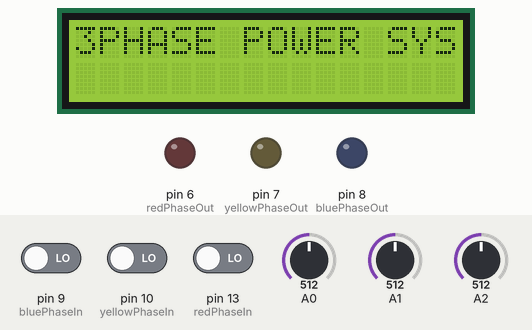
This sketch was run on a simulated Arduino Uno, built with avr-gcc and run on an emulated ATmega328P. Parts: 16×2 character LCD, output pins drawn as LEDs (lit = HIGH). The inputs (shaded band) are chosen by the test bench; at power-on: pin 9 (bluePhaseIn) LOW, pin 10 (yellowPhaseIn) LOW, pin 13 (redPhaseIn) LOW, A2 = 512, A0 = 512, A1 = 512. What the sketch prints to the serial monitor is not drawn.

Above: at 7.2 s.
7.3 s: pin 9 (bluePhaseIn) driven HIGH
At 8.9 s:
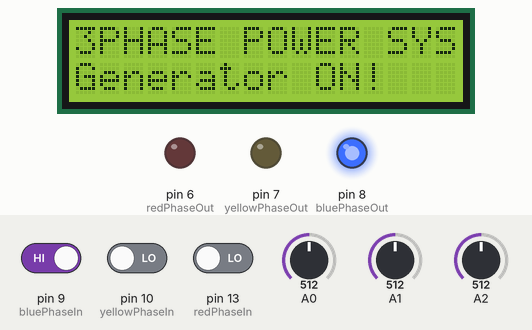
10.3 s: pin 10 (yellowPhaseIn) driven HIGH
At 12.3 s:
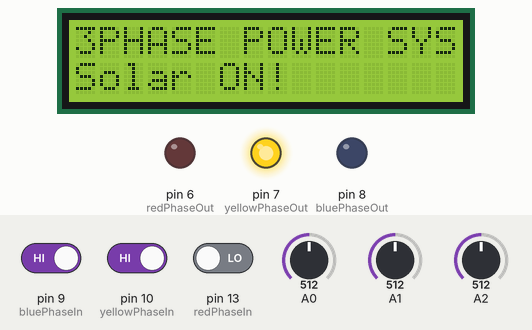
13.3 s: pin 13 (redPhaseIn) driven HIGH
At 15.0 s:
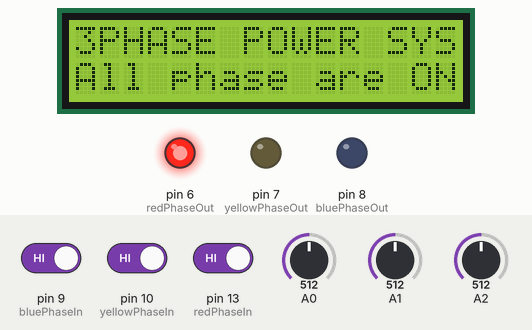
16.3 s: A2 set to 716
At 17.0 s:
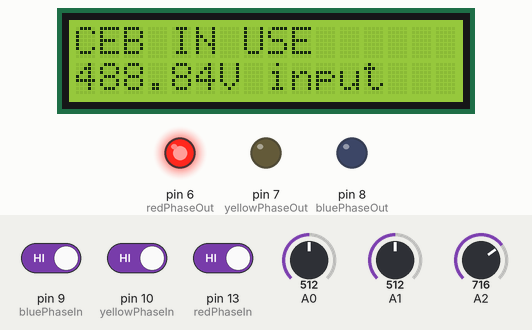
18.0 s: pin 9 (bluePhaseIn) driven LOW
At 19.4 s:
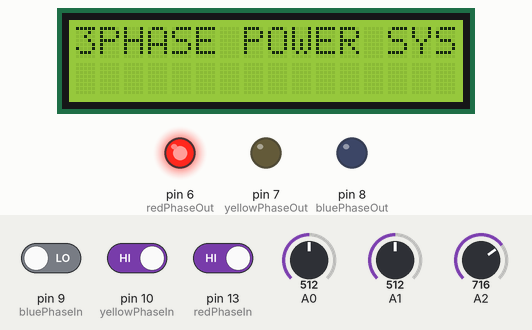
21.0 s: A2 set to 900
At 22.2 s:
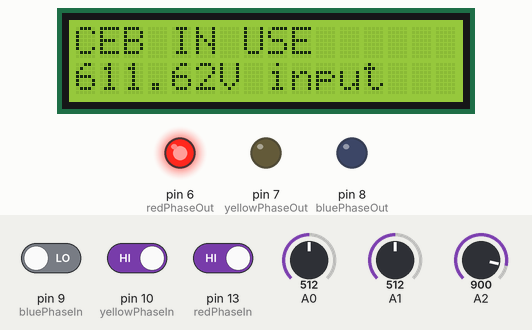
Timing chart, 0 to 23.7 s (numbered marks = the images above; inputs shaded):
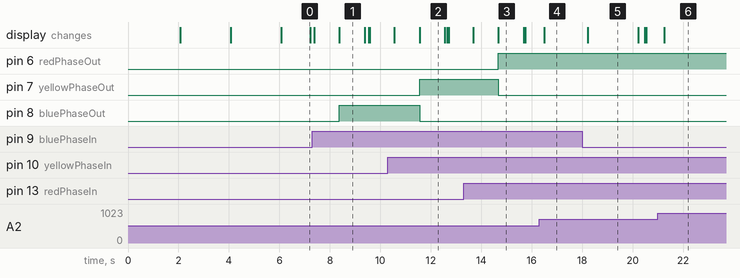

Measured:
- after the input at 7.3 s, pin 8 (bluePhaseOut): LOW → HIGH after 1.1 s; the display: first changes after 0.08 s (image 1 shows a later state)
- after the input at 10.3 s, pin 7 (yellowPhaseOut): LOW → HIGH after 1.3 s; pin 8 (bluePhaseOut): HIGH → LOW after 1.3 s; the display: first changes after 0.26 s (image 2 shows a later state)
- after the input at 13.3 s, pin 6 (redPhaseOut): LOW → HIGH after 1.4 s; pin 7 (yellowPhaseOut): HIGH → LOW after 1.4 s; the display: first changes after 0.38 s (image 3 shows a later state)
- after the input at 16.3 s, the display: changes after 0.20 s (image 4)
- after the input at 18.0 s, the display: changes after 0.23 s (image 5)
- after the input at 21.0 s, the display: changes after 0.24 s (image 6)
- what the display in image 0 shows lasts 1.1 s, from 6.1 s to 7.2 s

The sketch:

ATS_C_CODE.ino
```cpp
/*
╔═══╦════╦═══╗
║╔═╗║╔╗╔╗║╔═╗║
║║─║╠╝║║╚╣╚══╗
║╚═╝║─║║─╚══╗║
║╔═╗║─║║─║╚═╝║
╚╝─╚╝─╚╝─╚═══╝

DATE
2022/8/30
*/
#include <LiquidCrystal.h>
const int rs = 12, en = 11, d4 = 5, d5 = 4, d6 = 3, d7 = 2;
LiquidCrystal lcd(rs, en, d4, d5, d6, d7);

//delay
int d1 = 1000;
float CalVal = 11.08433;

//Timing variables
unsigned long previousMillis = 0;
const long interval = 200;          //Interval to read voltages

// input pins
const int redPhaseIn = 13;
const int yellowPhaseIn = 10;
const int bluePhaseIn = 9;

// output pins
const int redPhaseOut = 6;
const int yellowPhaseOut = 7;
const int bluePhaseOut = 8;

// variable for reading input phase status. initial false
bool redState = false;
bool yellowState = false;
bool blueState = false;
bool allPhaseOn = false;

//variable states initial low
int redPhaseState = LOW;
int yellowPhaseState = LOW;
int bluePhaseState = LOW;


void setup() {

//set pins
pinMode(redPhaseIn, INPUT);
pinMode(yellowPhaseIn, INPUT);
pinMode(bluePhaseIn, INPUT);

pinMode(redPhaseOut, OUTPUT);
pinMode(yellowPhaseOut, OUTPUT);
pinMode(bluePhaseOut, OUTPUT);

pinMode(A0,INPUT);
pinMode(A1,INPUT);
pinMode(A2,INPUT);

//Initialize serial monitor
Serial.begin(9600);
Serial.println("3 PHASE AUTOMATIC CHANGE OVER SYSTEM");
delay (2000);
Serial.println("Processing available PHASE lines...");
  // initialize the LCD
  analogWrite(8,25);
  lcd.begin(16, 2);
  lcd.print("3PHASE POWER SYS!");
  delay(2000);
  lcd.setCursor(0,1);
  lcd.print("Initializing sys");
  digitalWrite ( redPhaseOut,LOW);
  digitalWrite ( yellowPhaseOut,LOW);
  digitalWrite ( bluePhaseOut,LOW);
  delay(2000);
}

void loop() {
  //millis for multi taskig
   unsigned long currentMillis = millis();
  //check state of each input
     redPhaseState = digitalRead(redPhaseIn);
     yellowPhaseState = digitalRead(yellowPhaseIn);
     bluePhaseState = digitalRead(bluePhaseIn);
/*
╔═══╦╗╔╗─╔═══╦╗
║╔═╗║║║║─║╔═╗║║
║║─║║║║║─║╚═╝║╚═╦══╦══╦══╗
║╚═╝║║║║─║╔══╣╔╗║╔╗║══╣║═╣
║╔═╗║╚╣╚╗║║──║║║║╔╗╠══║║═╣
╚╝─╚╩═╩═╝╚╝──╚╝╚╩╝╚╩══╩══╝
*/
  if ( redPhaseState == HIGH && yellowPhaseState == HIGH && bluePhaseState == HIGH && currentMillis - previousMillis >= interval && allPhaseOn == false )
  {
    allPhaseOn = checkallPhase();
    previousMillis = currentMillis;
    Serial.println("All Phase are On");
    lcd.clear();
    lcd.setCursor (0,0); // set to line 1, char 0
    lcd.print("3PHASE POWER SYS");

    delay (d1);
    lcd.setCursor (0,1); // set to line 1, char 0
    lcd.print("All phase are ON!");
    digitalWrite ( redPhaseOut,HIGH);
    digitalWrite ( yellowPhaseOut,LOW);
    digitalWrite ( bluePhaseOut,LOW);
    delay (d1);
    lcd.clear();
    while(allPhaseOn == true){

        lcd.setCursor (0,0); // set to line 1, char 0
        lcd.print("CEB IN USE");
        lcd.setCursor (0,1); // set to line 1, char 0
        lcd.print(voltageReading(A2));
        lcd.setCursor(6,1);
        lcd.print("V input");
        allPhaseOn = checkallPhase();
    }
   }
   else{
/*
╔═══╗────╔╗╔═══╦╗
║╔═╗║────║║║╔═╗║║
║╚═╝╠══╦═╝║║╚═╝║╚═╦══╦══╦══╗
║╔╗╔╣║═╣╔╗║║╔══╣╔╗║╔╗║══╣║═╣
║║║╚╣║═╣╚╝║║║──║║║║╔╗╠══║║═╣
╚╝╚═╩══╩══╝╚╝──╚╝╚╩╝╚╩══╩══╝
*/

    if ( redPhaseState == HIGH)
      {
      Serial.println("CEB is on");

    lcd.clear();
    lcd.setCursor (0,0); // set to line 1, char 0
    lcd.print("3PHASE POWER SYS");

    delay (d1);

    digitalWrite ( redPhaseOut,HIGH);
    digitalWrite ( yellowPhaseOut,LOW);
    digitalWrite ( bluePhaseOut,LOW);
    delay (d1);
    lcd.clear();

    while( checkRedPhase()== true && checkallPhase() == false ){

      lcd.setCursor (0,0); // set to line 1, char 0
      lcd.print("CEB IN USE");
      lcd.setCursor (0,1); // set to line 1, char 0
      lcd.print(voltageReading(A2));
      lcd.setCursor(6,1);
      lcd.print("V input");
      redState = checkRedPhase();
    }
      }
/*
╔╗──╔╗─╔╗╔╗─────────╔═══╦╗
║╚╗╔╝║─║║║║─────────║╔═╗║║
╚╗╚╝╔╩═╣║║║╔══╦╗╔╗╔╗║╚═╝║╚═╦══╦══╦══╗
─╚╗╔╣║═╣║║║║╔╗║╚╝╚╝║║╔══╣╔╗║╔╗║══╣║═╣
──║║║║═╣╚╣╚╣╚╝╠╗╔╗╔╝║║──║║║║╔╗╠══║║═╣
──╚╝╚══╩═╩═╩══╝╚╝╚╝─╚╝──╚╝╚╩╝╚╩══╩══╝
*/
      else if ( yellowPhaseState == HIGH  )
      {

       Serial.println("Solar is on");
        lcd.clear();
    lcd.setCursor (0,0); // set to line 1, char 0
    lcd.print("3PHASE POWER SYS");

    delay (d1);
    lcd.setCursor (0,1); // set to line 1, char 0
    lcd.print("Solar ON!");
    digitalWrite ( redPhaseOut,LOW);
    digitalWrite ( yellowPhaseOut,HIGH);
    digitalWrite ( bluePhaseOut,LOW);
    delay (d1);
    lcd.clear();

    while(checkYellowPhase() == true && checkRedPhase()==false ){
      lcd.setCursor (0,0); // set to line 1, char 0
      lcd.print("Solar ON!");
      lcd.setCursor (0,1); // set to line 1, char 0
      lcd.print(voltageReading(A1));
      lcd.setCursor(6,1);
      lcd.print("V input");
      yellowState = checkYellowPhase();
    }

      }
/*
╔══╗╔╗───────╔═══╦╗
║╔╗║║║───────║╔═╗║║
║╚╝╚╣║╔╗╔╦══╗║╚═╝║╚═╦══╦══╦══╗
║╔═╗║║║║║║║═╣║╔══╣╔╗║╔╗║══╣║═╣
║╚═╝║╚╣╚╝║║═╣║║──║║║║╔╗╠══║║═╣
╚═══╩═╩══╩══╝╚╝──╚╝╚╩╝╚╩══╩══╝
*/
      else if ( bluePhaseState == HIGH)
      {
       Serial.println("Generator is on");
        lcd.clear();
    lcd.setCursor (0,0); // set to line 1, char 0
    lcd.print("3PHASE POWER SYS");

    delay (d1);
    lcd.setCursor (0,1); // set to line 1, char 0
    lcd.print("Generator ON!");
    digitalWrite ( redPhaseOut,LOW);
    digitalWrite ( yellowPhaseOut,LOW);
    digitalWrite ( bluePhaseOut,HIGH);
    delay (d1);
    lcd.clear();

    while(checkBluePhase()== true &&  checkRedPhase()==false && checkYellowPhase()== false ){
      lcd.setCursor (0,0); // set to line 1, char 0
      lcd.print("Generator IS ON!");
      lcd.setCursor (0,1); // set to line 1, char 0
      lcd.print(voltageReading(A0));
      lcd.setCursor(6,1);
      lcd.print("V input");
      blueState = checkBluePhase();
    }
      }
/*
╔═══╦╗──╔╗───╔═══╦╗─╔╦═══╦═══╦═══╗╔═══╦═══╦═══╗
║╔═╗║║──║║───║╔═╗║║─║║╔═╗║╔═╗║╔══╝║╔═╗║╔══╣╔══╝
║║─║║║──║║───║╚═╝║╚═╝║║─║║╚══╣╚══╗║║─║║╚══╣╚══╗
║╚═╝║║─╔╣║─╔╗║╔══╣╔═╗║╚═╝╠══╗║╔══╝║║─║║╔══╣╔══╝
║╔═╗║╚═╝║╚═╝║║║──║║─║║╔═╗║╚═╝║╚══╗║╚═╝║║──║║
╚╝─╚╩═══╩═══╝╚╝──╚╝─╚╩╝─╚╩═══╩═══╝╚═══╩╝──╚╝
*/
      else
      {
        Serial.println("All phases are off");
         lcd.clear();
    lcd.setCursor (0,0); // set to line 1, char 0
    lcd.print("3PHASE POWER SYS");

    delay (d1);

    digitalWrite ( redPhaseOut,LOW);
    digitalWrite ( yellowPhaseOut,LOW);
    digitalWrite ( bluePhaseOut,LOW);

    while(checkRedPhase()==false && checkYellowPhase()==false && checkBluePhase()==false){
    lcd.setCursor (0,1); // set to line 1, char 0
    lcd.print("ALL PHASE OFF!");
    }


      }
      }

}
/*
╔═══╦╗─╔╦═╗─╔╦═══╦════╦══╦═══╦═╗─╔╦═══╗
║╔══╣║─║║║╚╗║║╔═╗║╔╗╔╗╠╣╠╣╔═╗║║╚╗║║╔═╗║
║╚══╣║─║║╔╗╚╝║║─╚╩╝║║╚╝║║║║─║║╔╗╚╝║╚══╗
║╔══╣║─║║║╚╗║║║─╔╗─║║──║║║║─║║║╚╗║╠══╗║
║║──║╚═╝║║─║║║╚═╝║─║║─╔╣╠╣╚═╝║║─║║║╚═╝║
╚╝──╚═══╩╝─╚═╩═══╝─╚╝─╚══╩═══╩╝─╚═╩═══╝
*/

//check all state
bool checkallPhase(){
  bool nstate;
  if( checkRedPhase() == true && checkYellowPhase() == true && checkBluePhase() == true){nstate = true;}
  else{nstate = false;}
  delay(50);
  return nstate;//return bool value

}

//check red state
bool checkRedPhase(){
  bool nstate;
  redPhaseState = digitalRead(redPhaseIn);
  if(redPhaseState == HIGH){nstate = true;}
  else{nstate = false;}
  delay(50);
  return nstate;//return bool value

  }

//check yellow state
bool checkYellowPhase(){
  bool nstate;
  yellowPhaseState = digitalRead(yellowPhaseIn);
  if( yellowPhaseState == HIGH){nstate = true;}
  else{nstate = false;}
  delay(50);
  return nstate;//return bool value

  }

//check blue state
bool checkBluePhase(){
  bool nstate;
   bluePhaseState = digitalRead(bluePhaseIn);
  if( bluePhaseState == HIGH){nstate = true;}
  else{nstate = false;}
  delay(50);
  return nstate;//return bool value

  }

//voltage reding function
float voltageReading(int analogPin){
    float VIn = (analogRead(analogPin)* 5) / 1024.00;     //Convert 10bit input to an actual voltage
    float Voltage = (VIn * CalVal)+0.90;
    float AC_LOW_VOLT = Voltage;
    float AC_HIGH_VOLT = ( AC_LOW_VOLT * 12.3284);
    delay(50);
    return AC_HIGH_VOLT;

}
```
